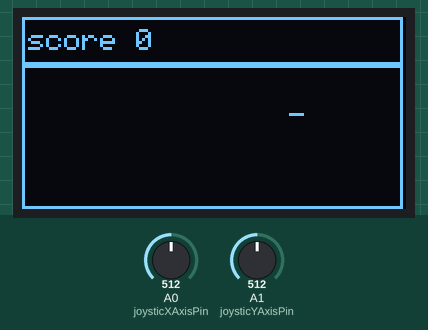
This sketch was run on a simulated Arduino Uno, built with avr-gcc and run on an emulated ATmega328P. Parts: 128×64 one-colour display. The test bench sets the inputs (shaded band); at power-on: A1 (joysticYAxisPin) = 512, A0 (joysticXAxisPin) = 512. What the sketch prints to the serial monitor is not drawn.

Above: at 1.26 s.

The sketch:

snake.ino
```cpp
#include <SPI.h>
#include <Wire.h>
#include <Adafruit_SSD1306.h>

byte joysticXAxisPin = A0;
byte joysticYAxisPin = A1;

#define SCREEN_WIDTH 128
#define SCREEN_HEIGHT 64
#define OLED_RESET -1

Adafruit_SSD1306 display(SCREEN_WIDTH, SCREEN_HEIGHT, &Wire, OLED_RESET);


enum Direction { U = 0,
                 R = 1,
                 D = 2,
                 L = 3 };
struct Coord {
  int x;
  int y;
  Direction direction;
};


int dx, dy = 0;
int snakeSpeed = 300;
Coord head;
Coord bends[100];

int length = 1;

void setup() {
  Serial.begin(9600);
  display.begin(SSD1306_SWITCHCAPVCC, 0x3C);
  display.setTextSize(1);
  display.setTextColor(WHITE);

  head.x = SCREEN_WIDTH / 2;
  head.y = SCREEN_HEIGHT / 2;
  head.direction = R;


  // temporary
  length = 5;
}

void drawCircle(int x, int y, int radius = 2) {
  display.drawCircle(x, y, radius, WHITE);
  display.display();
}

byte centerX = 0;
byte centerY = 0;

unsigned int score = 0;

void drawBox() {
  display.drawRect(0, 0, display.width() - 1, 16, WHITE);
  display.drawRect(0, 16, display.width() - 1, 48, WHITE);
}

void drawInfo() {
  display.setCursor(2, 4);
  char str[10];
  sprintf(str, "score %d", score);
  display.print(str);
}

void loop() {
  display.clearDisplay();

  drawBox();
  drawInfo();

  scanJoystick();
  drawSnake();
  move();

  delay(10);

  delay(10);
}


void scanJoystick() {
  int x = ceil(analogRead(joysticXAxisPin) / 10);
  int y = ceil(analogRead(joysticYAxisPin) / 10);

  int homeX = 49;
  int homeY = 50;
  int threshold = 10;

  Direction newDirection = head.direction;
  if (y > homeY + threshold) {
    newDirection = U;
  }

  if (x > homeX + threshold) {
    newDirection = R;
  }

  if (y < homeY - threshold) {
    newDirection = D;
  }

  if (x < homeX - threshold) {
    newDirection = L;
  }

  if (head.direction != newDirection) {
    if (abs(head.direction - newDirection) != 2) {
      bends[0] = head;
      head.direction = newDirection;
    }
  }

  Serial.println(head.direction);
}

void drawSnake() {
  int dx, dy = 0;

  if (head.direction == U) {
    dy = 1;
  }

  if (head.direction == R) {
    dx = 1;
  }
  if (head.direction == D) {
    dy = -1;
  }

  if (head.direction == L) {
    dx = -1;
  }

  Coord tmp = head;

  for (int i = 0; i < length; i++) {
    display.drawPixel(tmp.x, tmp.y, WHITE);
    tmp.x += dx;
    tmp.y += dy;
  }

  display.display();
}

void move() {
  switch (head.direction) {
    case U:
      head.y--;
      break;
    case R:
      head.x++;
      break;
    case D:
      head.y++;
      break;
    case L:
      head.x--;
      break;
  }

  // temporary
  if (head.x < 0) {
    head.x = SCREEN_WIDTH;
  }

  if (head.x > SCREEN_WIDTH) {
    head.x = 0;
  }

  if (head.y < 0) {
    head.y = SCREEN_HEIGHT;
  }

  if (head.y > SCREEN_HEIGHT) {
    head.y = 0;
  }
}
```
